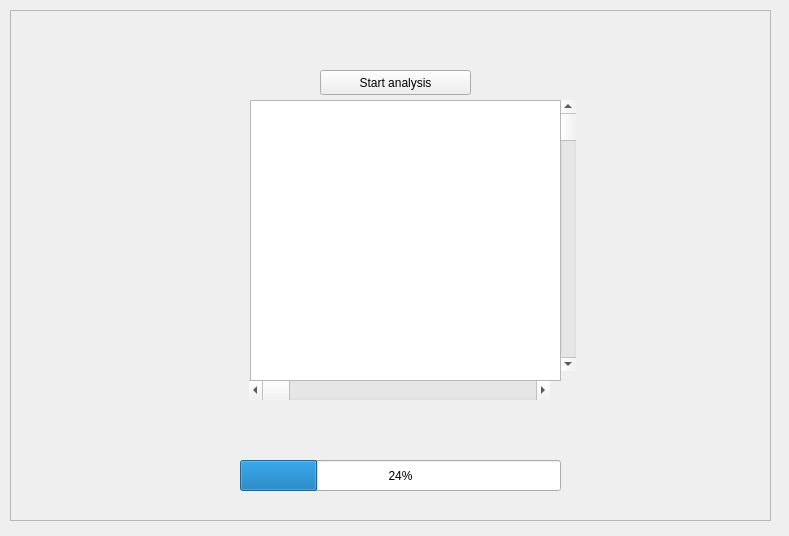
<?xml version="1.0" encoding="UTF-8"?>
<ui version="4.0">
 <class>Form</class>
 <widget class="QWidget" name="Form">
  <property name="geometry">
   <rect>
    <x>0</x>
    <y>0</y>
    <width>789</width>
    <height>536</height>
   </rect>
  </property>
  <property name="windowTitle">
   <string>Form</string>
  </property>
  <widget class="QFrame" name="frame">
   <property name="geometry">
    <rect>
     <x>10</x>
     <y>10</y>
     <width>761</width>
     <height>511</height>
    </rect>
   </property>
   <property name="frameShape">
    <enum>QFrame::StyledPanel</enum>
   </property>
   <property name="frameShadow">
    <enum>QFrame::Raised</enum>
   </property>
   <widget class="QProgressBar" name="progressBar">
    <property name="geometry">
     <rect>
      <x>230</x>
      <y>450</y>
      <width>321</width>
      <height>31</height>
     </rect>
    </property>
    <property name="value">
     <number>24</number>
    </property>
   </widget>
   <widget class="QScrollBar" name="horizontalScrollBar">
    <property name="geometry">
     <rect>
      <x>239</x>
      <y>370</y>
      <width>301</width>
      <height>20</height>
     </rect>
    </property>
    <property name="orientation">
     <enum>Qt::Horizontal</enum>
    </property>
   </widget>
   <widget class="QPushButton" name="pushButton">
    <property name="geometry">
     <rect>
      <x>310</x>
      <y>60</y>
      <width>151</width>
      <height>25</height>
     </rect>
    </property>
    <property name="text">
     <string>Start analysis</string>
    </property>
   </widget>
   <widget class="QScrollBar" name="verticalScrollBar">
    <property name="geometry">
     <rect>
      <x>550</x>
      <y>90</y>
      <width>16</width>
      <height>271</height>
     </rect>
    </property>
    <property name="orientation">
     <enum>Qt::Vertical</enum>
    </property>
   </widget>
   <widget class="QTableWidget" name="tableWidget">
    <property name="geometry">
     <rect>
      <x>240</x>
      <y>90</y>
      <width>311</width>
      <height>281</height>
     </rect>
    </property>
   </widget>
  </widget>
 </widget>
 <resources/>
 <connections/>
</ui>
